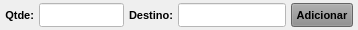
              <widget class="QWidget" name="widget_36" native="true">
               <property name="minimumSize">
                <size>
                 <width>0</width>
                 <height>0</height>
                </size>
               </property>
               <property name="maximumSize">
                <size>
                 <width>16777215</width>
                 <height>30</height>
                </size>
               </property>
               <property name="font">
                <font>
                 <pointsize>8</pointsize>
                </font>
               </property>
               <property name="styleSheet">
                <string notr="true"/>
               </property>
               <layout class="QHBoxLayout" name="horizontalLayout_12">
                <property name="spacing">
                 <number>5</number>
                </property>
                <property name="leftMargin">
                 <number>5</number>
                </property>
                <property name="topMargin">
                 <number>3</number>
                </property>
                <property name="rightMargin">
                 <number>5</number>
                </property>
                <property name="bottomMargin">
                 <number>3</number>
                </property>
                <item>
                 <widget class="QLabel" name="label_37">
                  <property name="minimumSize">
                   <size>
                    <width>0</width>
                    <height>0</height>
                   </size>
                  </property>
                  <property name="maximumSize">
                   <size>
                    <width>35</width>
                    <height>16777215</height>
                   </size>
                  </property>
                  <property name="font">
                   <font>
                    <pointsize>8</pointsize>
                    <weight>75</weight>
                    <bold>true</bold>
                   </font>
                  </property>
                  <property name="text">
                   <string>Qtde:</string>
                  </property>
                  <property name="alignment">
                   <set>Qt::AlignRight|Qt::AlignTrailing|Qt::AlignVCenter</set>
                  </property>
                 </widget>
                </item>
                <item>
                 <widget class="QLineEdit" name="line_Qtde_Manu">
                  <property name="sizePolicy">
                   <sizepolicy hsizetype="Preferred" vsizetype="Preferred">
                    <horstretch>0</horstretch>
                    <verstretch>0</verstretch>
                   </sizepolicy>
                  </property>
                  <property name="minimumSize">
                   <size>
                    <width>0</width>
                    <height>0</height>
                   </size>
                  </property>
                  <property name="maximumSize">
                   <size>
                    <width>85</width>
                    <height>16777215</height>
                   </size>
                  </property>
                  <property name="font">
                   <font>
                    <pointsize>8</pointsize>
                   </font>
                  </property>
                  <property name="cursor">
                   <cursorShape>IBeamCursor</cursorShape>
                  </property>
                  <property name="styleSheet">
                   <string notr="true">background-color: rgb(255, 255, 255);</string>
                  </property>
                  <property name="inputMask">
                   <string/>
                  </property>
                  <property name="text">
                   <string/>
                  </property>
                  <property name="frame">
                   <bool>true</bool>
                  </property>
                  <property name="echoMode">
                   <enum>QLineEdit::Normal</enum>
                  </property>
                  <property name="alignment">
                   <set>Qt::AlignLeading|Qt::AlignLeft|Qt::AlignVCenter</set>
                  </property>
                 </widget>
                </item>
                <item>
                 <widget class="QLabel" name="label_42">
                  <property name="minimumSize">
                   <size>
                    <width>0</width>
                    <height>0</height>
                   </size>
                  </property>
                  <property name="maximumSize">
                   <size>
                    <width>50</width>
                    <height>16777215</height>
                   </size>
                  </property>
                  <property name="font">
                   <font>
                    <pointsize>8</pointsize>
                    <weight>75</weight>
                    <bold>true</bold>
                   </font>
                  </property>
                  <property name="text">
                   <string>Destino:</string>
                  </property>
                  <property name="alignment">
                   <set>Qt::AlignRight|Qt::AlignTrailing|Qt::AlignVCenter</set>
                  </property>
                 </widget>
                </item>
                <item>
                 <widget class="QLineEdit" name="line_Destino_Manu">
                  <property name="sizePolicy">
                   <sizepolicy hsizetype="Preferred" vsizetype="Preferred">
                    <horstretch>0</horstretch>
                    <verstretch>0</verstretch>
                   </sizepolicy>
                  </property>
                  <property name="minimumSize">
                   <size>
                    <width>0</width>
                    <height>0</height>
                   </size>
                  </property>
                  <property name="maximumSize">
                   <size>
                    <width>16777215</width>
                    <height>16777215</height>
                   </size>
                  </property>
                  <property name="font">
                   <font>
                    <pointsize>8</pointsize>
                   </font>
                  </property>
                  <property name="styleSheet">
                   <string notr="true">background-color: rgb(255, 255, 255);</string>
                  </property>
                  <property name="alignment">
                   <set>Qt::AlignLeading|Qt::AlignLeft|Qt::AlignVCenter</set>
                  </property>
                 </widget>
                </item>
                <item>
                 <widget class="QPushButton" name="btn_Consome_Manu">
                  <property name="sizePolicy">
                   <sizepolicy hsizetype="Preferred" vsizetype="Preferred">
                    <horstretch>0</horstretch>
                    <verstretch>0</verstretch>
                   </sizepolicy>
                  </property>
                  <property name="minimumSize">
                   <size>
                    <width>0</width>
                    <height>0</height>
                   </size>
                  </property>
                  <property name="maximumSize">
                   <size>
                    <width>62</width>
                    <height>16777215</height>
                   </size>
                  </property>
                  <property name="font">
                   <font>
                    <pointsize>8</pointsize>
                    <weight>75</weight>
                    <bold>true</bold>
                   </font>
                  </property>
                  <property name="cursor">
                   <cursorShape>PointingHandCursor</cursorShape>
                  </property>
                  <property name="layoutDirection">
                   <enum>Qt::LeftToRight</enum>
                  </property>
                  <property name="autoFillBackground">
                   <bool>false</bool>
                  </property>
                  <property name="styleSheet">
                   <string notr="true">background-color: rgb(141, 141, 141);</string>
                  </property>
                  <property name="text">
                   <string>Adicionar</string>
                  </property>
                  <property name="checkable">
                   <bool>false</bool>
                  </property>
                  <property name="autoDefault">
                   <bool>false</bool>
                  </property>
                  <property name="default">
                   <bool>false</bool>
                  </property>
                  <property name="flat">
                   <bool>false</bool>
                  </property>
                 </widget>
                </item>
               </layout>
              </widget>
